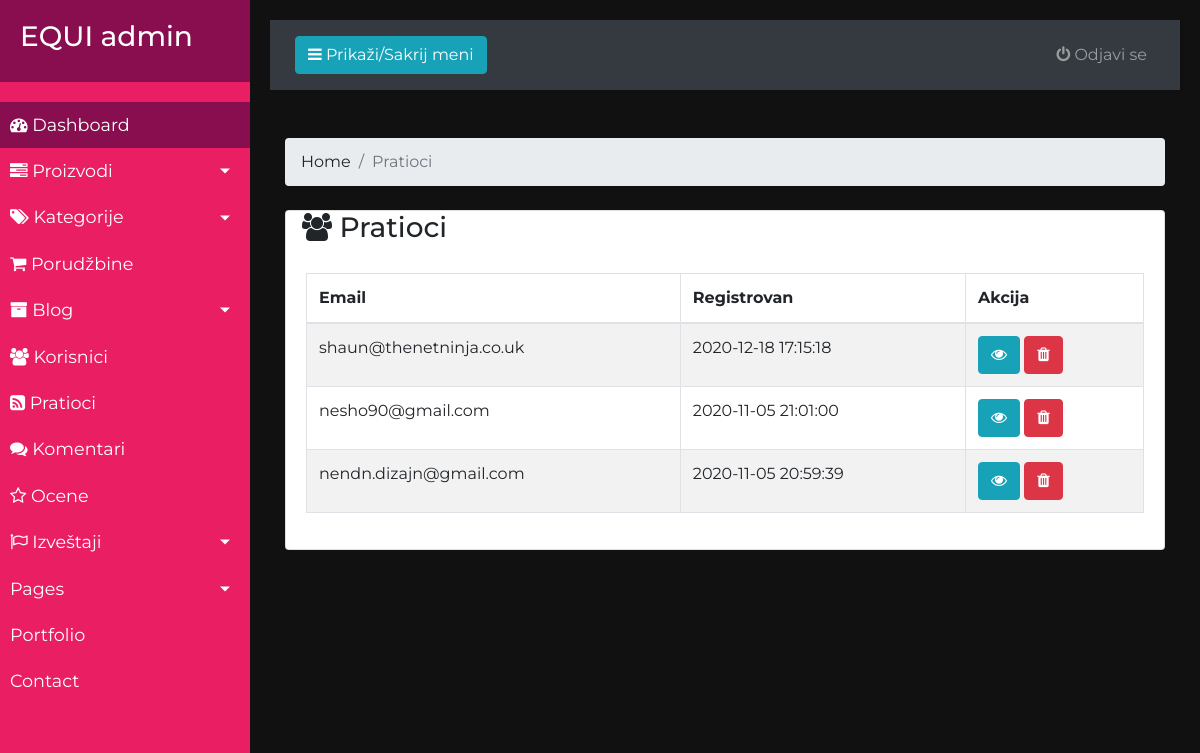
The app's page /admin/subscribers.php (signed in) with its own data.
### tables this page shows
CREATE TABLE `subscribers` (
  `sub_id` int(11) NOT NULL,
  `sub_email` varchar(50) NOT NULL,
  `sub_created` datetime NOT NULL
);

### bootstrap.php (called while the page is built, shortened)
<?php
require_once 'class/Subscriber.class.php';
$db = new Connection();
$conn = $db->connection();
$sub = new Subscriber($conn);

### class/Subscriber.class.php (called while the page is built, shortened)
<?php
class Subscriber {
    private $conn;
    public function __construct($conn)
    {
        $this->conn = $conn;
    }
    public function read() {
        $sql = "SELECT * FROM subscribers ORDER BY sub_created DESC";
        $query = $this->conn->query($sql);
        $results = $query->fetchAll(PDO::FETCH_OBJ);
        return $results;
    }
}

### admin/subscribers.php (the view)
<?php require_once 'inc/top.inc.php'; ?>
<?php
    if(isset($_SESSION['admin'])) {
        $subs = $sub->read();
    } else {
        header('Location: index.php');
    }
?>
<?php require_once 'inc/sidebar.inc.php'; ?>
<div id="content">
<?php require_once 'inc/navbar.inc.php'; ?>
            <div class="container-fluid">
                    <div class="row">
                        <div class="col-lg-12 col-md-12 py-2">
                            <nav aria-label="breadcrumb">
                                <ol class="breadcrumb">
                                    <li class="breadcrumb-item"><a href="dash.php">Home</a></li>
                                    <li class="breadcrumb-item active" aria-current="page">Pratioci</li>
                                </ol>
                            </nav>
                        </div>
                    </div>
                    <div class="row">
                        <div class="col-lg-12 col-md-12">
                            <div class="card">
                                <div class="card-top px-3">
                                    <h3>
                                        <i class="fa fa-users"></i> Pratioci
                                    </h3>
                                </div>
                                <div class="card-body">
                                    <div class="table-responsive">
                                        <table class="table table-hover table-striped table-bordered">
                                            <thead>
                                                <tr>
                                                    <th>Email</th>
                                                    <th>Registrovan</th>
                                                    <th>Akcija</th>
                                                </tr>
                                            </thead>
                                            <tbody>
                                            <?php foreach($subs as $single) : ?>
                                                <tr>
                                                    <td><?php echo $single->sub_email; ?></td>
                                                    <td><?php echo $single->sub_created; ?></td>
                                                    <td><a href="#" class="btn btn-info"><i class="fa fa-eye"></i></a> <a href="#" class="btn btn-danger"><i class="fa fa-trash"></i></a></td>
                                                </tr>
                                            <?php endforeach; ?>
                                            </tbody>
                                        </table>
                                    </div>
                                </div>
                            </div>
                        </div>
                    </div>
                </div>
    </div>
<?php require_once 'inc/bottom.inc.php'; ?>

### admin/assets/style2.css (style rules this page uses)
html, body { margin: 0; padding: 0; list-style: none; text-decoration: none; box-sizing: border-box; font-family: 'Montserrat', sans-serif; height: 100%; background-color: #111111; }
a, a:hover, a:focus { color: inherit; text-decoration: none; transition: all 0.3s; }
#content { width: 100%; padding: 20px; min-height: 100vh; transition: all 0.3s; }

### records on screen
subscribers: sub_email "shaun@thenetninja.co.uk", sub_created "2020-12-18 17:15:18"
subscribers: sub_email "nesho90@gmail.com", sub_created "2020-11-05 21:01:00"
subscribers: sub_email "nendn.dizajn@gmail.com", sub_created "2020-11-05 20:59:39"
